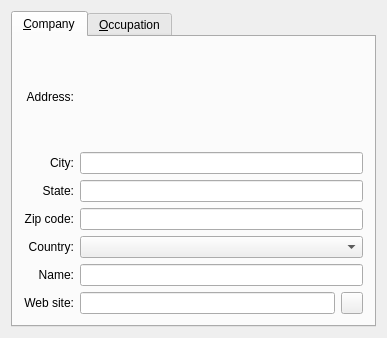
<ui version="4.0" >
 <class>WorkInfoBase</class>
 <widget class="QWidget" name="WorkInfoBase" >
  <property name="geometry" >
   <rect>
    <x>0</x>
    <y>0</y>
    <width>387</width>
    <height>338</height>
   </rect>
  </property>
  <property name="windowTitle" >
   <string>Form2</string>
  </property>
  <layout class="QVBoxLayout" >
   <property name="margin" >
    <number>11</number>
   </property>
   <property name="spacing" >
    <number>6</number>
   </property>
   <item>
    <widget class="QTabWidget" name="TabWidget2" >
     <widget class="QWidget" name="tab" >
      <attribute name="title" >
       <string>&amp;Company</string>
      </attribute>
      <layout class="QGridLayout" >
       <property name="margin" >
        <number>11</number>
       </property>
       <property name="spacing" >
        <number>6</number>
       </property>
       <item row="0" column="1" >
        <widget class="Q3MultiLineEdit" native="1" name="edtAddress" />
       </item>
       <item row="0" column="0" >
        <widget class="QLabel" name="TextLabel7" >
         <property name="text" >
          <string>Address:</string>
         </property>
         <property name="alignment" >
          <set>Qt::AlignRight|Qt::AlignTrailing|Qt::AlignVCenter</set>
         </property>
         <property name="wordWrap" >
          <bool>false</bool>
         </property>
        </widget>
       </item>
       <item row="1" column="1" >
        <widget class="QLineEdit" name="edtCity" />
       </item>
       <item row="1" column="0" >
        <widget class="QLabel" name="TextLabel8" >
         <property name="text" >
          <string>City:</string>
         </property>
         <property name="alignment" >
          <set>Qt::AlignRight|Qt::AlignTrailing|Qt::AlignVCenter</set>
         </property>
         <property name="wordWrap" >
          <bool>false</bool>
         </property>
        </widget>
       </item>
       <item row="2" column="1" >
        <widget class="QLineEdit" name="edtState" />
       </item>
       <item row="2" column="0" >
        <widget class="QLabel" name="TextLabel9" >
         <property name="text" >
          <string>State:</string>
         </property>
         <property name="alignment" >
          <set>Qt::AlignRight|Qt::AlignTrailing|Qt::AlignVCenter</set>
         </property>
         <property name="wordWrap" >
          <bool>false</bool>
         </property>
        </widget>
       </item>
       <item row="3" column="1" >
        <widget class="QLineEdit" name="edtZip" />
       </item>
       <item row="3" column="0" >
        <widget class="QLabel" name="TextLabel10" >
         <property name="text" >
          <string>Zip code:</string>
         </property>
         <property name="alignment" >
          <set>Qt::AlignRight|Qt::AlignTrailing|Qt::AlignVCenter</set>
         </property>
         <property name="wordWrap" >
          <bool>false</bool>
         </property>
        </widget>
       </item>
       <item row="4" column="0" >
        <widget class="QLabel" name="TextLabel11" >
         <property name="text" >
          <string>Country:</string>
         </property>
         <property name="alignment" >
          <set>Qt::AlignRight|Qt::AlignTrailing|Qt::AlignVCenter</set>
         </property>
         <property name="wordWrap" >
          <bool>false</bool>
         </property>
        </widget>
       </item>
       <item row="4" column="1" >
        <widget class="QComboBox" name="cmbCountry" />
       </item>
       <item row="5" column="0" >
        <widget class="QLabel" name="TextLabel12" >
         <property name="text" >
          <string>Name:</string>
         </property>
         <property name="alignment" >
          <set>Qt::AlignRight|Qt::AlignTrailing|Qt::AlignVCenter</set>
         </property>
         <property name="wordWrap" >
          <bool>false</bool>
         </property>
        </widget>
       </item>
       <item row="5" column="1" >
        <widget class="QLineEdit" name="edtName" />
       </item>
       <item row="6" column="1" >
        <layout class="QHBoxLayout" >
         <property name="margin" >
          <number>0</number>
         </property>
         <property name="spacing" >
          <number>6</number>
         </property>
         <item>
          <widget class="QLineEdit" name="edtSite" />
         </item>
         <item>
          <widget class="QPushButton" name="btnSite" >
           <property name="sizePolicy" >
            <sizepolicy>
             <hsizetype>0</hsizetype>
             <vsizetype>0</vsizetype>
             <horstretch>0</horstretch>
             <verstretch>0</verstretch>
            </sizepolicy>
           </property>
           <property name="maximumSize" >
            <size>
             <width>22</width>
             <height>22</height>
            </size>
           </property>
           <property name="text" >
            <string/>
           </property>
          </widget>
         </item>
        </layout>
       </item>
       <item row="6" column="0" >
        <widget class="QLabel" name="TextLabel16" >
         <property name="text" >
          <string>Web site:</string>
         </property>
         <property name="alignment" >
          <set>Qt::AlignRight|Qt::AlignTrailing|Qt::AlignVCenter</set>
         </property>
         <property name="wordWrap" >
          <bool>false</bool>
         </property>
        </widget>
       </item>
      </layout>
     </widget>
     <widget class="QWidget" name="tab" >
      <attribute name="title" >
       <string>&amp;Occupation</string>
      </attribute>
      <layout class="QGridLayout" >
       <property name="margin" >
        <number>11</number>
       </property>
       <property name="spacing" >
        <number>6</number>
       </property>
       <item row="2" column="0" >
        <widget class="QLabel" name="TextLabel1" >
         <property name="text" >
          <string>Occupation:</string>
         </property>
         <property name="alignment" >
          <set>Qt::AlignRight|Qt::AlignTrailing|Qt::AlignVCenter</set>
         </property>
         <property name="wordWrap" >
          <bool>false</bool>
         </property>
        </widget>
       </item>
       <item row="0" column="0" >
        <widget class="QLabel" name="TextLabel13" >
         <property name="text" >
          <string>Div / dept:</string>
         </property>
         <property name="alignment" >
          <set>Qt::AlignRight|Qt::AlignTrailing|Qt::AlignVCenter</set>
         </property>
         <property name="wordWrap" >
          <bool>false</bool>
         </property>
        </widget>
       </item>
       <item row="2" column="1" >
        <widget class="QComboBox" name="cmbOccupation" />
       </item>
       <item row="0" column="1" >
        <widget class="QLineEdit" name="edtDept" />
       </item>
       <item row="1" column="0" >
        <widget class="QLabel" name="TextLabel15" >
         <property name="text" >
          <string>Position:</string>
         </property>
         <property name="alignment" >
          <set>Qt::AlignRight|Qt::AlignTrailing|Qt::AlignVCenter</set>
         </property>
         <property name="wordWrap" >
          <bool>false</bool>
         </property>
        </widget>
       </item>
       <item row="1" column="1" >
        <widget class="QLineEdit" name="edtPosition" />
       </item>
       <item row="3" column="1" >
        <spacer>
         <property name="orientation" >
          <enum>Qt::Vertical</enum>
         </property>
         <property name="sizeType" >
          <enum>QSizePolicy::Expanding</enum>
         </property>
         <property name="sizeHint" >
          <size>
           <width>20</width>
           <height>20</height>
          </size>
         </property>
        </spacer>
       </item>
      </layout>
     </widget>
    </widget>
   </item>
  </layout>
 </widget>
 <customwidgets>
  <customwidget>
   <class>Q3MultiLineEdit</class>
   <extends>QWidget</extends>
   <header>q3multilineedit.h</header>
   <container>1</container>
  </customwidget>
 </customwidgets>
 <tabstops>
  <tabstop>edtAddress</tabstop>
  <tabstop>edtCity</tabstop>
  <tabstop>edtState</tabstop>
  <tabstop>edtZip</tabstop>
  <tabstop>cmbCountry</tabstop>
  <tabstop>edtName</tabstop>
  <tabstop>edtSite</tabstop>
  <tabstop>btnSite</tabstop>
  <tabstop>TabWidget2</tabstop>
  <tabstop>edtDept</tabstop>
  <tabstop>edtPosition</tabstop>
  <tabstop>cmbOccupation</tabstop>
 </tabstops>
 <resources/>
 <connections/>
</ui>
